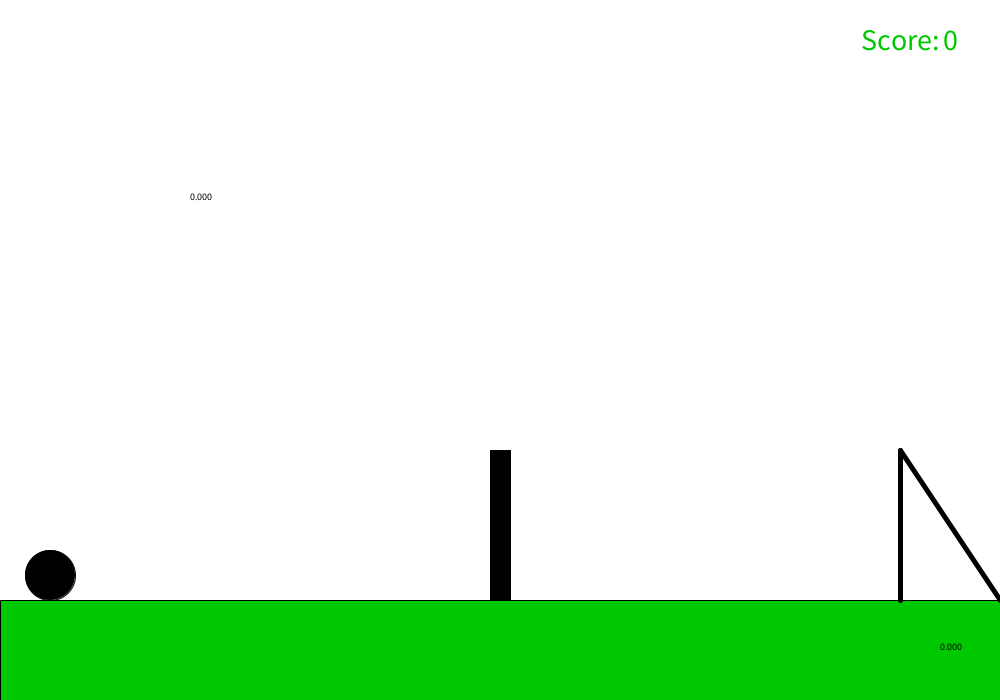
Frame 1 (no input)
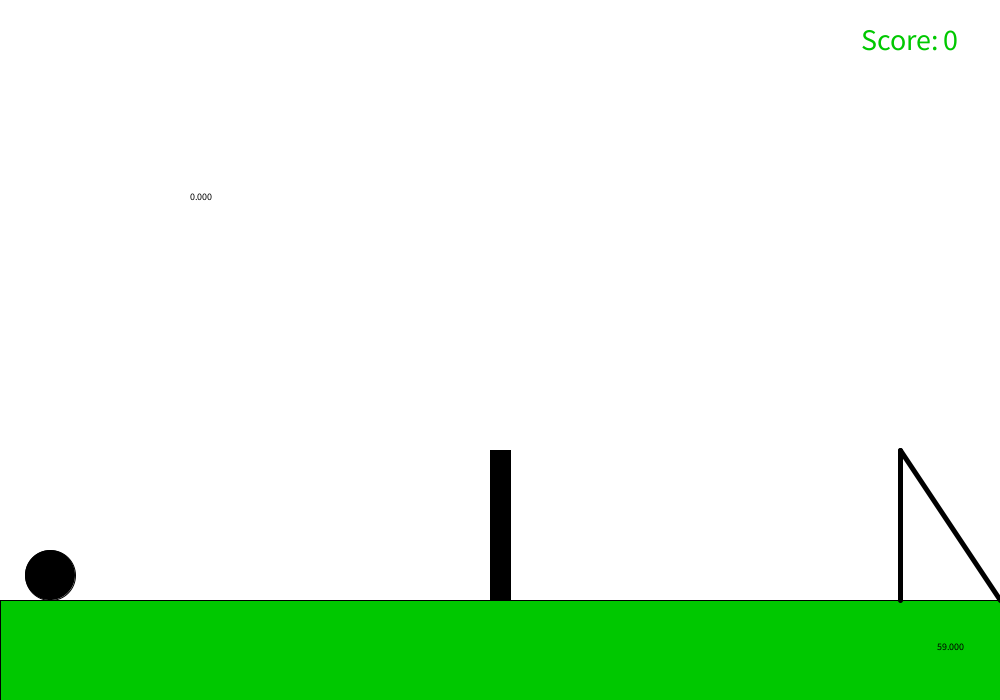
Frame 60 (the mouse pressed at the canvas centre just before this capture)
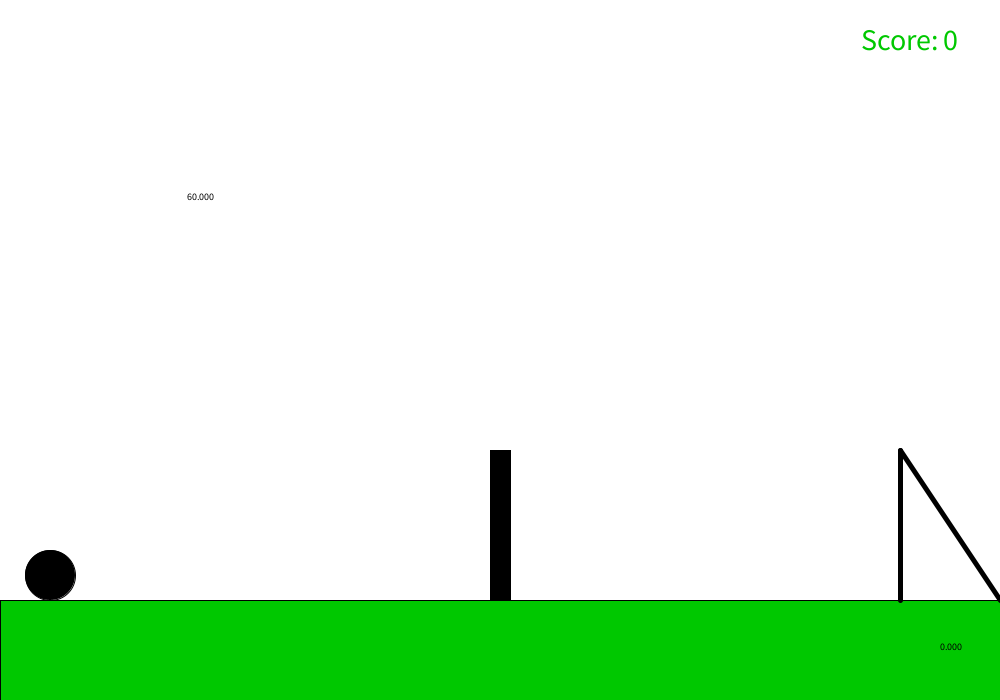
Frame 120 (the mouse held since frame 60 and released just before this capture)

The Processing sketch that drew these frames (run headless with seeded random() and noise(); from frame 60 on, the mouse is pressed at the canvas centre):

// Processing sketch: Soccer_Game
// ── Soccer_Game.pde
float ty;
float tx;
float V;
float a;
int s;
float t;
float rx;
float ry;
void setup () {
   size (1000, 700);
  ty=0;
  tx=0;
  V=0;
  s=0;
  a=0;
  t=0;
  rx=(width/2-10);
  ry=(height/2+100);
}

void draw () {
  float Vox=V/2;
  float Voy=V*0.866;
  float x=50+Vox*tx-a*t*t/5;
  float y=height-125-Voy*ty+.098*ty*ty/2; 

  //Background
  background (255, 255, 255);
  fill (0, 200, 0);  
  rect (0, height-100, width, height-100);
  strokeWeight (5);
  line (width-100, height-100, width-100, height-250);
  line (width-100, height-250, width, height-100);
  strokeWeight (1);
  textSize (30);
  textAlign (CENTER);
  text ("Score:", width-100, 50);
  text (s, width-50, 50);

  //Ball
  fill (0, 0, 0);
  ellipse ( x, y, 50, 50);


  //General Game Mechanics
  textSize (10);
  text (tx, width-50, height-50);
  if (y>height-125) {
    ty=0;
  }
  if (y>=(height-225) && x==(width-100)) {
    s++;
  }
  if (x>=width || y<=0 || x<=0) {
    ellipse (50, height-125, 50, 50);
    tx=0;
    ty=0;
    V=0;
    a=0;
  }

  //Shot Mechanics
  if (mousePressed) {
     Vox=0;
    Voy=0;
    V=V+1;
    ty=0;
    tx=0;
  } else {
    ty++;
    tx++;
  }

  //Wall Mechanics
  rect (rx, ry, 20, 150);
  if (x+25==rx && y+25>ry)
  {
    a=1.00001;
    t=0;
  }
  t++;
  text (V, 200,200);
}
